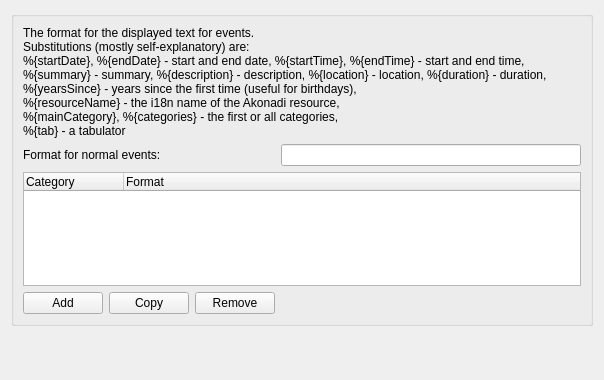
<?xml version="1.0" encoding="UTF-8"?>
<ui version="4.0">
 <class>EventAppletFormatConfig</class>
 <widget class="QWidget" name="EventAppletFormatConfig">
  <property name="geometry">
   <rect>
    <x>0</x>
    <y>0</y>
    <width>604</width>
    <height>380</height>
   </rect>
  </property>
  <layout class="QVBoxLayout" name="verticalLayout">
   <item>
    <widget class="QGroupBox" name="groupBox_2">
     <property name="title">
      <string/>
     </property>
     <layout class="QGridLayout" name="gridLayout_2">
      <item row="1" column="0" colspan="2">
       <widget class="QLabel" name="label_3">
        <property name="text">
         <string>Format for normal events:</string>
        </property>
       </widget>
      </item>
      <item row="1" column="3">
       <widget class="KLineEdit" name="normalEventEdit">
        <property name="toolTip">
         <string>The text displayed for common events.</string>
        </property>
       </widget>
      </item>
      <item row="2" column="0" rowspan="2" colspan="4">
       <widget class="QTreeWidget" name="categoryFormatWidget">
        <property name="indentation">
         <number>0</number>
        </property>
        <property name="rootIsDecorated">
         <bool>false</bool>
        </property>
        <property name="uniformRowHeights">
         <bool>true</bool>
        </property>
        <property name="columnCount">
         <number>2</number>
        </property>
        <attribute name="headerStretchLastSection">
         <bool>true</bool>
        </attribute>
        <attribute name="headerStretchLastSection">
         <bool>true</bool>
        </attribute>
        <column>
         <property name="text">
          <string>Category</string>
         </property>
        </column>
        <column>
         <property name="text">
          <string>Format</string>
         </property>
        </column>
       </widget>
      </item>
      <item row="4" column="0">
       <widget class="QPushButton" name="addCategoryButton">
        <property name="text">
         <string>Add</string>
        </property>
       </widget>
      </item>
      <item row="4" column="1">
       <widget class="QPushButton" name="copyCategoryButton">
        <property name="text">
         <string>Copy</string>
        </property>
       </widget>
      </item>
      <item row="4" column="2">
       <widget class="QPushButton" name="removeCategoryButton">
        <property name="text">
         <string>Remove</string>
        </property>
       </widget>
      </item>
      <item row="0" column="0" colspan="4">
       <widget class="QLabel" name="label_5">
        <property name="text">
         <string>The format for the displayed text for events.
Substitutions (mostly self-explanatory) are:
%{startDate}, %{endDate} - start and end date, %{startTime}, %{endTime} - start and end time,
%{summary} - summary, %{description} - description, %{location} - location, %{duration} - duration,
%{yearsSince} - years since the first time (useful for birthdays),
%{resourceName} - the i18n name of the Akonadi resource,
%{mainCategory}, %{categories} - the first or all categories,
%{tab} - a tabulator</string>
        </property>
       </widget>
      </item>
     </layout>
    </widget>
   </item>
   <item>
    <spacer name="verticalSpacer">
     <property name="orientation">
      <enum>Qt::Vertical</enum>
     </property>
     <property name="sizeHint" stdset="0">
      <size>
       <width>20</width>
       <height>121</height>
      </size>
     </property>
    </spacer>
   </item>
  </layout>
 </widget>
 <customwidgets>
  <customwidget>
   <class>KLineEdit</class>
   <extends>QLineEdit</extends>
   <header>klineedit.h</header>
  </customwidget>
 </customwidgets>
 <resources/>
 <connections/>
</ui>
